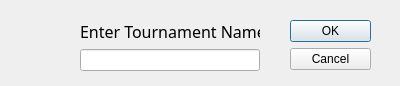
<?xml version="1.0" encoding="UTF-8"?>
<ui version="4.0">
 <class>EnterTournamentName</class>
 <widget class="QDialog" name="EnterTournamentName">
  <property name="geometry">
   <rect>
    <x>0</x>
    <y>0</y>
    <width>400</width>
    <height>86</height>
   </rect>
  </property>
  <property name="windowTitle">
   <string>Dialog</string>
  </property>
  <widget class="QDialogButtonBox" name="buttonBox">
   <property name="geometry">
    <rect>
     <x>290</x>
     <y>20</y>
     <width>81</width>
     <height>241</height>
    </rect>
   </property>
   <property name="orientation">
    <enum>Qt::Vertical</enum>
   </property>
   <property name="standardButtons">
    <set>QDialogButtonBox::Cancel|QDialogButtonBox::Ok</set>
   </property>
  </widget>
  <widget class="QWidget" name="verticalLayoutWidget">
   <property name="geometry">
    <rect>
     <x>80</x>
     <y>20</y>
     <width>180</width>
     <height>51</height>
    </rect>
   </property>
   <layout class="QVBoxLayout" name="verticalLayout">
    <item>
     <widget class="QLabel" name="label">
      <property name="font">
       <font>
        <family>Bahnschrift SemiLight</family>
        <pointsize>12</pointsize>
       </font>
      </property>
      <property name="text">
       <string>Enter Tournament Name</string>
      </property>
     </widget>
    </item>
    <item>
     <widget class="QLineEdit" name="lineEdit"/>
    </item>
   </layout>
  </widget>
 </widget>
 <resources/>
 <connections>
  <connection>
   <sender>buttonBox</sender>
   <signal>accepted()</signal>
   <receiver>EnterTournamentName</receiver>
   <slot>accept()</slot>
   <hints>
    <hint type="sourcelabel">
     <x>248</x>
     <y>254</y>
    </hint>
    <hint type="destinationlabel">
     <x>157</x>
     <y>274</y>
    </hint>
   </hints>
  </connection>
  <connection>
   <sender>buttonBox</sender>
   <signal>rejected()</signal>
   <receiver>EnterTournamentName</receiver>
   <slot>reject()</slot>
   <hints>
    <hint type="sourcelabel">
     <x>316</x>
     <y>260</y>
    </hint>
    <hint type="destinationlabel">
     <x>286</x>
     <y>274</y>
    </hint>
   </hints>
  </connection>
 </connections>
</ui>
